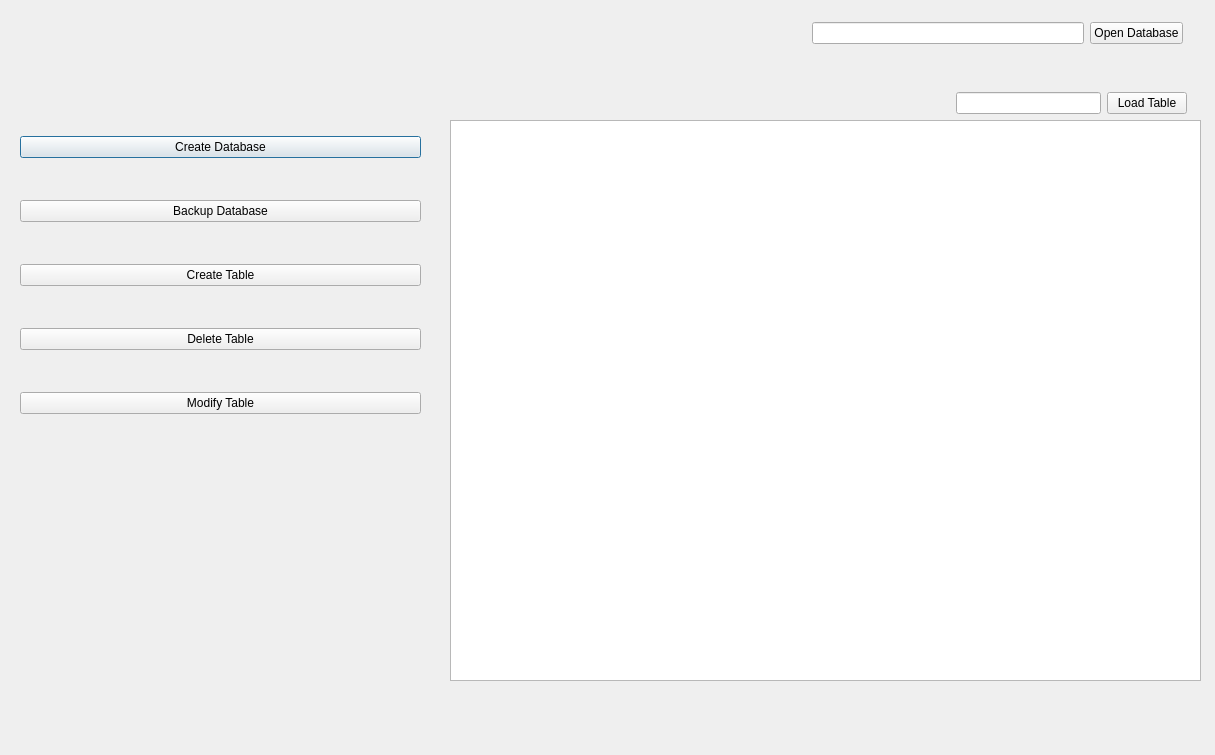
<?xml version="1.0" encoding="UTF-8"?>
<ui version="4.0">
 <class>applicationWindow</class>
 <widget class="QDialog" name="applicationWindow">
  <property name="geometry">
   <rect>
    <x>0</x>
    <y>0</y>
    <width>1215</width>
    <height>755</height>
   </rect>
  </property>
  <property name="windowTitle">
   <string>Database Browser</string>
  </property>
  <widget class="QTableView" name="tableView">
   <property name="geometry">
    <rect>
     <x>450</x>
     <y>120</y>
     <width>751</width>
     <height>561</height>
    </rect>
   </property>
  </widget>
  <widget class="QWidget" name="layoutWidget">
   <property name="geometry">
    <rect>
     <x>20</x>
     <y>100</y>
     <width>401</width>
     <height>351</height>
    </rect>
   </property>
   <layout class="QVBoxLayout" name="verticalLayout">
    <item>
     <widget class="QPushButton" name="pushButton_createDatabase">
      <property name="text">
       <string>Create Database</string>
      </property>
     </widget>
    </item>
    <item>
     <widget class="QPushButton" name="pushButton_backupDatabse">
      <property name="text">
       <string>Backup Database</string>
      </property>
     </widget>
    </item>
    <item>
     <widget class="QPushButton" name="pushButton_createTable">
      <property name="text">
       <string>Create Table</string>
      </property>
     </widget>
    </item>
    <item>
     <widget class="QPushButton" name="pushButton_deleteTable">
      <property name="text">
       <string>Delete Table</string>
      </property>
     </widget>
    </item>
    <item>
     <widget class="QPushButton" name="pushButton_modifyTable">
      <property name="text">
       <string>Modify Table</string>
      </property>
     </widget>
    </item>
   </layout>
  </widget>
  <widget class="QLabel" name="label_result">
   <property name="geometry">
    <rect>
     <x>880</x>
     <y>60</y>
     <width>361</width>
     <height>16</height>
    </rect>
   </property>
   <property name="text">
    <string/>
   </property>
  </widget>
  <widget class="QWidget" name="layoutWidget">
   <property name="geometry">
    <rect>
     <x>812</x>
     <y>20</y>
     <width>371</width>
     <height>27</height>
    </rect>
   </property>
   <layout class="QHBoxLayout" name="horizontalLayout">
    <item>
     <widget class="QLineEdit" name="lineEdit_openDatabase"/>
    </item>
    <item>
     <widget class="QPushButton" name="pushButton_openDatabase">
      <property name="text">
       <string>Open Database</string>
      </property>
     </widget>
    </item>
   </layout>
  </widget>
  <widget class="QWidget" name="">
   <property name="geometry">
    <rect>
     <x>956</x>
     <y>90</y>
     <width>231</width>
     <height>27</height>
    </rect>
   </property>
   <layout class="QHBoxLayout" name="horizontalLayout_2">
    <item>
     <widget class="QLineEdit" name="lineEdit_tableName"/>
    </item>
    <item>
     <widget class="QPushButton" name="pushButton_loadTable">
      <property name="text">
       <string>Load Table</string>
      </property>
     </widget>
    </item>
   </layout>
  </widget>
 </widget>
 <resources/>
 <connections/>
</ui>
